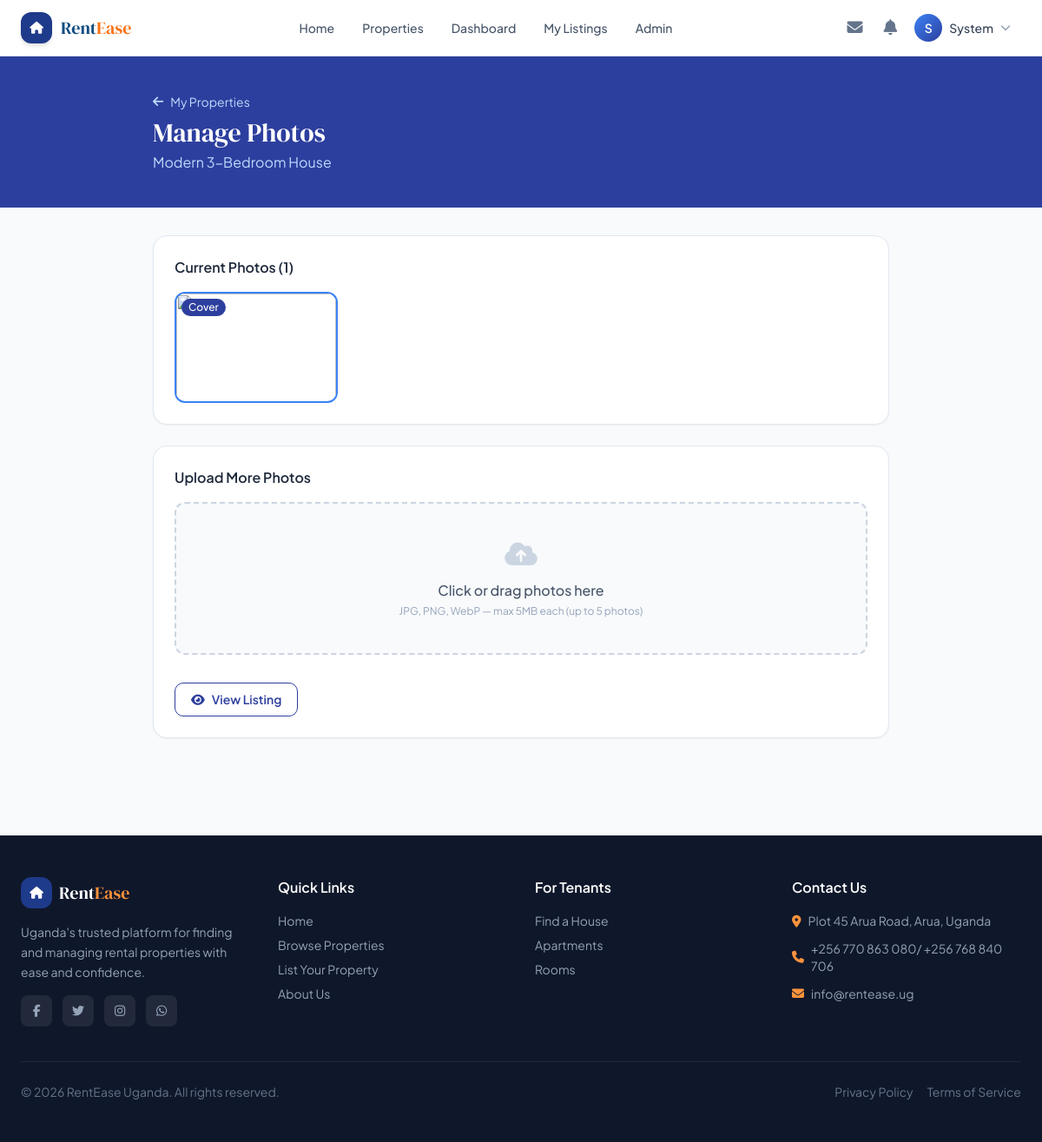
Screenshot of /pages/landlord/upload-images.php?id=1 (signed in) with the database file from the repository.
### tables this page shows
CREATE TABLE `users` (
  `id` int(11) NOT NULL AUTO_INCREMENT,
  `name` varchar(100) NOT NULL,
  `email` varchar(150) NOT NULL,
  `phone` varchar(20) DEFAULT NULL,
  `password_hash` varchar(255) NOT NULL,
  `role` enum('tenant','landlord','agent','admin') NOT NULL DEFAULT 'tenant',
  `avatar` varchar(255) DEFAULT NULL,
  `bio` text DEFAULT NULL,
  `is_active` tinyint(1) DEFAULT 1,
  `reset_token` varchar(100) DEFAULT NULL,
  `reset_token_expiry` datetime DEFAULT NULL,
  `created_at` timestamp NOT NULL DEFAULT current_timestamp(),
  `updated_at` timestamp NOT NULL DEFAULT current_timestamp() ON UPDATE current_timestamp(),
  PRIMARY KEY (`id`),
  UNIQUE KEY `email` (`email`)
);

CREATE TABLE `properties` (
  `id` int(11) NOT NULL AUTO_INCREMENT,
  `owner_id` int(11) NOT NULL,
  `title` varchar(200) NOT NULL,
  `description` text DEFAULT NULL,
  `property_type` enum('room','apartment','hostel','house','studio') NOT NULL,
  `price` decimal(10,2) NOT NULL,
  `location` varchar(255) NOT NULL,
  `address` text DEFAULT NULL,
  `city` varchar(100) DEFAULT NULL,
  `latitude` decimal(10,8) DEFAULT NULL,
  `longitude` decimal(11,8) DEFAULT NULL,
  `num_rooms` int(11) DEFAULT 1,
  `num_bathrooms` int(11) DEFAULT 1,
  `amenities` text DEFAULT NULL,
  `status` enum('available','occupied','maintenance','inactive','booked') DEFAULT NULL,
  `views` int(11) DEFAULT 0,
  `created_at` timestamp NOT NULL DEFAULT current_timestamp(),
  `updated_at` timestamp NOT NULL DEFAULT current_timestamp() ON UPDATE current_timestamp(),
  PRIMARY KEY (`id`),
  KEY `owner_id` (`owner_id`),
  CONSTRAINT `properties_ibfk_1` FOREIGN KEY (`owner_id`) REFERENCES `users` (`id`) ON DELETE CASCADE
);

CREATE TABLE `property_images` (
  `id` int(11) NOT NULL AUTO_INCREMENT,
  `property_id` int(11) NOT NULL,
  `image_path` varchar(255) NOT NULL,
  `is_primary` tinyint(1) DEFAULT 0,
  `created_at` timestamp NOT NULL DEFAULT current_timestamp(),
  PRIMARY KEY (`id`),
  KEY `property_id` (`property_id`),
  CONSTRAINT `property_images_ibfk_1` FOREIGN KEY (`property_id`) REFERENCES `properties` (`id`) ON DELETE CASCADE
);

### includes/config.php (called while the page is built, shortened)
<?php
function getDB(): PDO {
    static $pdo = null;
    if ($pdo === null) {
        try {
            $dsn = "mysql:host=" . DB_HOST . ";port=" . DB_PORT . ";dbname=" . DB_NAME . ";charset=utf8mb4";
            $pdo = new PDO($dsn, DB_USER, DB_PASS, [
                PDO::ATTR_ERRMODE => PDO::ERRMODE_EXCEPTION,
                PDO::ATTR_DEFAULT_FETCH_MODE => PDO::FETCH_ASSOC,
            ]);
        } catch (PDOException $e) {
            http_response_code(500);
            die(json_encode(['error' => 'Database connection failed']));
        }
    }
    return $pdo;
}
function isLoggedIn(): bool {
    return isset($_SESSION['user_id']);
}
function currentUser(): ?array {
    static $user = null;
    if ($user === null) {
        $db = getDB();
        $stmt = $db->prepare("SELECT id, name, email, phone, role, avatar FROM users WHERE id = ? AND is_active = 1");
        $stmt->execute([$_SESSION['user_id']]);
        $user = $stmt->fetch() ?: null;
    }
    return $user;
}
function requireRole(array $roles): void {
    $user = currentUser();
}
function sanitize(string $str): string {
    return htmlspecialchars(trim($str), ENT_QUOTES, 'UTF-8');
}

### pages/landlord/upload-images.php (the view, shortened to what this page needs)
<?php
require_once __DIR__ . '/../../includes/config.php';
requireRole(['landlord','agent','admin']);
$user = currentUser();
$id = (int)($_GET['id'] ?? 0);
$db = getDB();
$property = $db->query("SELECT * FROM properties WHERE id=$id")->fetch();
$images = $db->query("SELECT * FROM property_images WHERE property_id=$id ORDER BY is_primary DESC")->fetchAll();
include __DIR__ . '/../../includes/header.php';
?>
<div class="page-hero py-10">
    <div class="max-w-4xl mx-auto px-4 sm:px-6">
        <a href="<?= APP_URL ?>/pages/landlord/properties.php" class="inline-flex items-center gap-2 text-blue-200 hover:text-white text-sm mb-2"><i class="fas fa-arrow-left"></i> My Properties</a>
        <h1 class="font-display text-3xl text-white">Manage Photos</h1>
        <p class="text-blue-200 mt-1"><?= sanitize($property['title']) ?></p>
    </div>
</div>
<div class="max-w-4xl mx-auto px-4 sm:px-6 py-8">
    <?php if (!empty($images)): ?>
    <div class="bg-white rounded-2xl border border-slate-200 shadow-sm p-6 mb-6">
        <h2 class="font-semibold text-slate-800 mb-4">Current Photos (<?= count($images) ?>)</h2>
        <div class="grid grid-cols-2 sm:grid-cols-3 md:grid-cols-4 gap-4">
            <?php foreach ($images as $img): ?>
            <div class="relative group">
                <?php if ($img['is_primary']): ?>
                <span class="absolute top-2 left-2 bg-primary-700 text-white text-xs px-2 py-0.5 rounded-full font-medium">Cover</span>
                <?php endif; ?>
            </div>
            <?php endforeach; ?>
        </div>
    </div>
    <?php endif; ?>
    <div class="bg-white rounded-2xl border border-slate-200 shadow-sm p-6">
        <h2 class="font-semibold text-slate-800 mb-4">Upload More Photos</h2>
        <div id="uploadZone" class="upload-zone" onclick="document.getElementById('imgInput').click()">
            <i class="fas fa-cloud-upload-alt text-3xl text-slate-300 mb-3"></i>
            <p class="text-slate-600 font-medium">Click or drag photos here</p>
            <p class="text-slate-400 text-xs mt-1">JPG, PNG, WebP — max 5MB each (up to 5 photos)</p>
        </div>
        <div class="flex gap-3 mt-4">
            <a href="<?= APP_URL ?>/pages/property.php?id=<?= $id ?>" class="btn-outline">
                <i class="fas fa-eye"></i> View Listing
            </a>
        </div>
    </div>
</div>
<?php include __DIR__ . '/../../includes/footer.php'; ?>

### includes/header.php (shortened to what this page needs)
<?php
$user = currentUser();
?>
<!DOCTYPE html>
<html lang="en">
<head>
<script src="https://cdn.tailwindcss.com"></script>
<link rel="stylesheet" href="https://cdnjs.cloudflare.com/ajax/libs/font-awesome/6.5.0/css/all.min.css">
<link rel="stylesheet" href="<?= APP_URL ?>/assets/css/style.css?v=<?= filemtime(__DIR__ . '/../assets/css/style.css') ?>">
</head>
<body class="bg-slate-50 font-sans text-slate-800 min-h-screen">
<nav class="navbar fixed top-0 left-0 right-0 z-50 bg-white/95 backdrop-blur-md border-b border-slate-200 shadow-sm">
    <div class="max-w-7xl mx-auto px-4 sm:px-6">
        <div class="flex items-center justify-between h-16">
            <a href="<?= APP_URL ?>/index.php" class="flex items-center gap-2.5 group">
                <div class="w-9 h-9 bg-blue-900 rounded-xl flex items-center justify-center shadow-md group-hover:scale-105 transition-transform">
                    <i class="fas fa-home text-white text-sm"></i>
                </div>
                <span class="font-display text-xl text-primary-800">Rent<span class="text-accent-500">Ease</span></span>
            </a>
            <div class="hidden md:flex items-center gap-1">
                <a href="<?= APP_URL ?>/index.php" class="nav-link <?= basename($_SERVER['PHP_SELF']) === 'index.php' ? 'active' : '' ?>">Home</a>
                <a href="<?= APP_URL ?>/pages/search.php" class="nav-link">Properties</a>
                <?php if ($user): ?>
                    <?php if (in_array($user['role'], ['landlord','agent','admin'])): ?>
                    <a href="<?= APP_URL ?>/pages/landlord/dashboard.php" class="nav-link">Dashboard</a>
                    <a href="<?= APP_URL ?>/pages/landlord/properties.php" class="nav-link">My Listings</a>
                    <?php endif; ?>
                    <?php if ($user['role'] === 'admin'): ?>
                    <a href="<?= APP_URL ?>/pages/admin/dashboard.php" class="nav-link">Admin</a>
                    <?php endif; ?>
                <?php endif; ?>
            </div>
            <div class="flex items-center gap-2">
                <?php if ($user): ?>
                    <a href="<?= APP_URL ?>/pages/messages.php" class="relative p-2 text-slate-500 hover:text-primary-700 hover:bg-primary-50 rounded-lg transition-colors">
                        <i class="fas fa-envelope text-lg"></i>
                    </a>
                    <a href="<?= APP_URL ?>/pages/notifications.php" class="relative p-2 text-slate-500 hover:text-primary-700 hover:bg-primary-50 rounded-lg transition-colors">
                        <i class="fas fa-bell text-lg"></i>
                    </a>
                    <div class="relative" x-data="{ open: false }">
                        <button onclick="toggleDropdown('userMenu')" class="flex items-center gap-2 pl-1 pr-3 py-1 rounded-full hover:bg-slate-100 transition-colors">
                            <div class="w-8 h-8 rounded-full bg-gradient-to-br from-primary-500 to-primary-700 flex items-center justify-center text-white text-sm font-semibold">
                                <?= strtoupper(substr($user['name'], 0, 1)) ?>
                            </div>
                            <span class="hidden sm:block text-sm font-medium text-slate-700"><?= sanitize(explode(' ', $user['name'])[0]) ?></span>
                            <i class="fas fa-chevron-down text-xs text-slate-400"></i>
                        </button>
                    </div>
                <?php else: ?>
                    <a href="<?= APP_URL ?>/pages/login.php" class="btn-outline text-sm">Sign In</a>
                    <a href="<?= APP_URL ?>/pages/register.php" class="btn-primary text-sm">Get Started</a>
                <?php endif; ?>
            </div>
        </div>
    </div>
</nav>
<div class="h-16"></div>

### assets/css/style.css (style rules this page uses)
:root { --primary: #0f4c81; --primary-light: #1d6bb5; --accent: #f97316; --accent-dark: #ea580c; --success: #10b981; --warning: #f59e0b; --danger: #ef4444; --shadow-sm: 0 1px 3px rgba(0,0,0,0.08), 0 1px 2px rgba(0,0,0,0.05); --shadow-md: 0 4px 12px rgba(0,0,0,0.10), 0 2px 6px rgba(0,0,0,0.07); --shadow-lg: 0 10px 30px rgba(0,0,0,0.12), 0 4px 12px rgba(0,0,0,0.08); --radius: 12px; --radius-lg: 20px; }
*, *::before, *::after { box-sizing: border-box; }
body { font-family: 'Plus Jakarta Sans', sans-serif; background: #f8fafc; color: #1e293b; }
.nav-link { display: inline-flex; align-items: center; padding: 6px 14px; border-radius: 8px; font-size: 14px; font-weight: 500; color: #475569; text-decoration: none; transition: all 0.2s; }
.btn-outline { display: inline-flex; align-items: center; gap: 8px; padding: 8px 18px; background: transparent; color: #2d3f9e; font-weight: 600; font-size: 14px; border-radius: 10px; border: 1.5px solid #2d3f9e; cursor: pointer; text-decoration: none; transition: all 0.2s; }
.page-hero { background: #2d3f9e; padding: 60px 0 40px; color: white; position: relative; overflow: hidden; }
.upload-zone { border: 2px dashed #cbd5e1; border-radius: var(--radius); padding: 40px; text-align: center; cursor: pointer; transition: all 0.2s; background: #f8fafc; }

### rows the page displays
users: name "S", name "System"
properties: title "Modern 3-Bedroom House"
property_images: is_primary "Cover"

### other values shown
count($images) "1"
